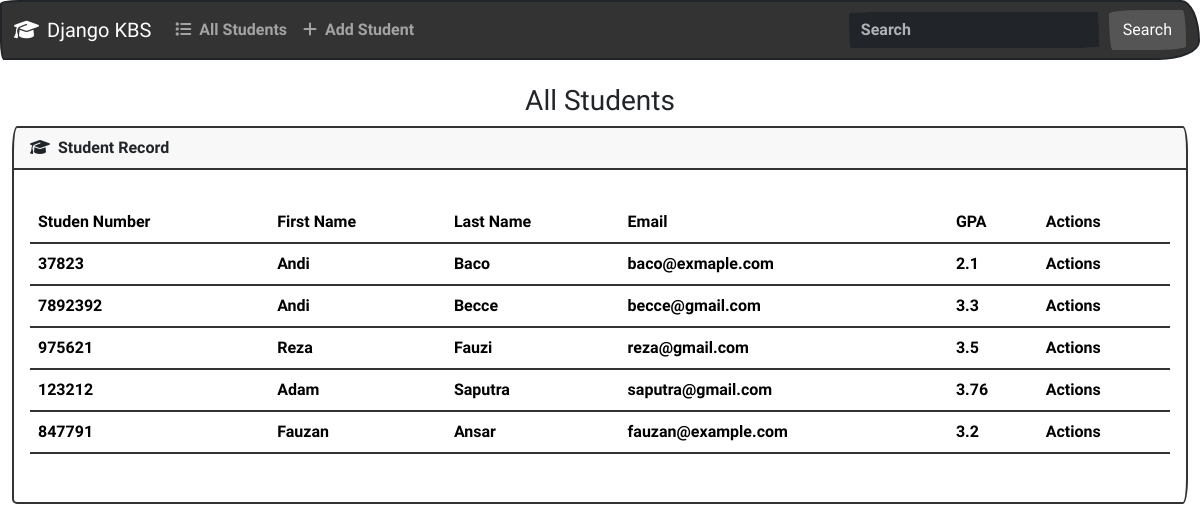
The page / on the database its author committed.
### students/models.py (models this page shows, shortened)
class Student(models.Model):
    student_number = models.PositiveIntegerField()
    first_name = models.CharField(max_length=50)
    last_name = models.CharField(max_length=50)
    email = models.EmailField(max_length=50)
    field_of_study = models.CharField(max_length=50)
    gpa = models.FloatField()

### students/views.py (the view)
# urls.py: path('', views.index, name='index'),
def index(request):
    return render(request, 'students/index.html',{
        'students' : Student.objects.all()
    })

### students/templates/students/index.html (shortened to what this page needs)
{% load static %}
<!DOCTYPE html>
<html lang="en">
<head>
    <link href="{% static 'css/bootstrap.min.css' %}" rel="stylesheet">
    <link rel="stylesheet" href="https://cdnjs.cloudflare.com/ajax/libs/font-awesome/6.5.2/css/all.min.css">
</head>
<body class="d-flex flex-column min-vh-100">
    <nav class="navbar navbar-expand-lg bg-primary" data-bs-theme="dark">
        <div class="container-fluid">
          <a class="navbar-brand" href="#"><i class="fa-solid fa-graduation-cap me-2"></i>Django KBS</a>
          <div class="collapse navbar-collapse" id="navbarColor01">
            <ul class="navbar-nav me-auto">
              <li class="nav-item">
                <a class="nav-link" href="#"><i class="fa-solid fa-list me-2"></i>All Students</a>
              </li>
              <li class="nav-item">
                <a class="nav-link" href="#"><i class="fa-solid fa-plus me-2"></i>Add Student</a>
              </li>
            </ul>
            <form class="d-flex">
              <input class="form-control me-sm-2" type="search" placeholder="Search">
              <button class="btn btn-secondary my-2 my-sm-0" type="submit">Search</button>
            </form>
          </div>
        </div>
      </nav>
      <div class="container-fluid">
        <h3 class="mt-4 text-center">All Students</h3>
        <div class="row">
            <div class="col-12">
                {% if students %}
                <div class="card bg-light mb-3">
                    <div class="card-header">
                        <i class="fa-solid fa-graduation-cap me-2"></i>Student Record
                    </div>
                    <div class="card-body">
                      <p class="card-text">
                        <div class="table-responsive">
                            <table class="table table-hover">
                                <thead>
                                  <tr>
                                    <th scope="col">Studen Number</th>
                                    <th scope="col">First Name</th>
                                    <th scope="col">Last Name</th>
                                    <th scope="col">Email</th>
                                    <th scope="col">GPA</th>
                                    <th scope="col">Actions</th>
                                  </tr>
                                </thead>
                                <tbody>
                                  {% for student in students %}
                                  <tr>
                                    <td>{{ student.student_number }}</td>
                                    <td>{{ student.first_name }}</td>
                                    <td>{{ student.last_name }}</td>
                                    <td>{{ student.email }}</td>
                                    <td>{{ student.gpa  }}</td>
                                    <td>Actions</td>
                                  </tr>
                                  {% endfor %}
                                </tbody>
                              </table>
                        </div>
                      </p>
                    </div>
                </div>
                {% else %}
                <h5 class="alert alert-primary">No student</h5>
                {% endif%}
            </div>
        </div>
      </div>
</body>
</html>

### rows shown on the page
Student: student_number "37823", first_name "Andi", last_name "Baco", email "baco@exmaple.com", gpa "2.1"
Student: student_number "7892392", first_name "Andi", last_name "Becce", email "becce@gmail.com", gpa "3.3"
Student: student_number "975621", first_name "Reza", last_name "Fauzi", email "reza@gmail.com", gpa "3.5"
Student: student_number "123212", first_name "Adam", last_name "Saputra", email "saputra@gmail.com", gpa "3.76"
Student: student_number "847791", first_name "Fauzan", last_name "Ansar", email "fauzan@example.com", gpa "3.2"
